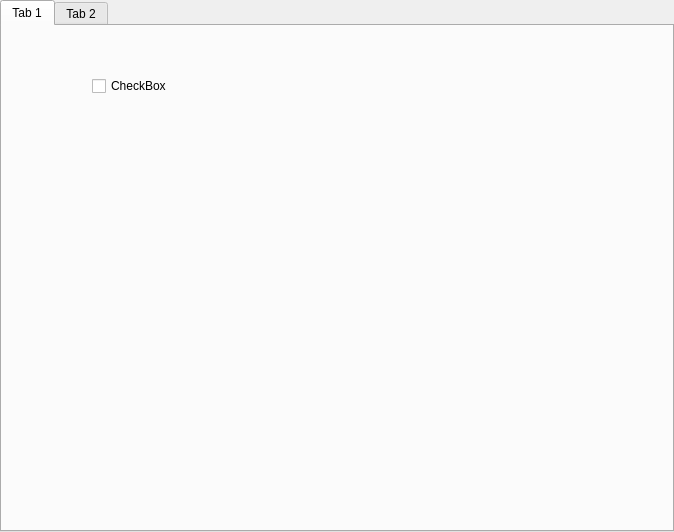
<?xml version="1.0" encoding="UTF-8"?>
<ui version="4.0">
 <class>MainMenuTabWidget</class>
 <widget class="QTabWidget" name="MainMenuTabWidget">
  <property name="geometry">
   <rect>
    <x>0</x>
    <y>0</y>
    <width>674</width>
    <height>532</height>
   </rect>
  </property>
  <property name="windowTitle">
   <string>TabWidget</string>
  </property>
  <property name="currentIndex">
   <number>0</number>
  </property>
  <widget class="QWidget" name="tab">
   <attribute name="title">
    <string>Tab 1</string>
   </attribute>
   <widget class="QCheckBox" name="checkBox">
    <property name="geometry">
     <rect>
      <x>90</x>
      <y>50</y>
      <width>87</width>
      <height>20</height>
     </rect>
    </property>
    <property name="text">
     <string>CheckBox</string>
    </property>
   </widget>
  </widget>
  <widget class="QWidget" name="tab">
   <attribute name="title">
    <string>Tab 2</string>
   </attribute>
   <widget class="QRadioButton" name="radioButton">
    <property name="geometry">
     <rect>
      <x>170</x>
      <y>90</y>
      <width>102</width>
      <height>20</height>
     </rect>
    </property>
    <property name="text">
     <string>RadioButton</string>
    </property>
   </widget>
  </widget>
 </widget>
 <resources/>
 <connections/>
</ui>
